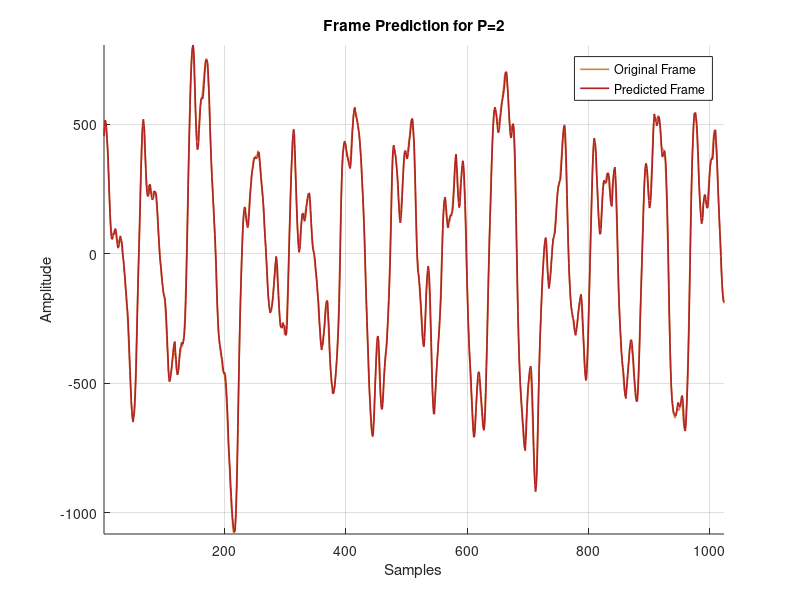

MATLAB code to generate this figure:
load BethP2
figure
hold on;
plot(t,f,'LineWidth',1.2,'Color',[0.8039 0.5215 0.2471])
plot(t,-frame_p,'LineWidth',1.2,'Color',[0.6980 0.1333 0.1333])
title('Frame Prediction for P=2');
xlabel('Samples');
ylabel('Amplitude');
legend('Original Frame','Predicted Frame');
grid on;
hold off;
axis tight